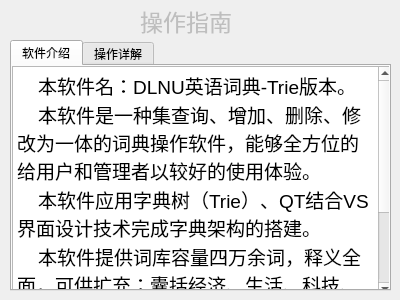
<?xml version="1.0" encoding="UTF-8"?>
<ui version="4.0">
 <class>help</class>
 <widget class="QWidget" name="help">
  <property name="geometry">
   <rect>
    <x>0</x>
    <y>0</y>
    <width>400</width>
    <height>300</height>
   </rect>
  </property>
  <property name="windowTitle">
   <string>Form</string>
  </property>
  <widget class="QLabel" name="label">
   <property name="enabled">
    <bool>false</bool>
   </property>
   <property name="geometry">
    <rect>
     <x>140</x>
     <y>0</y>
     <width>111</width>
     <height>41</height>
    </rect>
   </property>
   <property name="font">
    <font>
     <pointsize>17</pointsize>
    </font>
   </property>
   <property name="text">
    <string>操作指南</string>
   </property>
  </widget>
  <widget class="QTabWidget" name="tabWidget">
   <property name="geometry">
    <rect>
     <x>10</x>
     <y>40</y>
     <width>381</width>
     <height>251</height>
    </rect>
   </property>
   <property name="currentIndex">
    <number>0</number>
   </property>
   <widget class="QWidget" name="tab">
    <attribute name="title">
     <string>软件介绍</string>
    </attribute>
    <widget class="QTextBrowser" name="textBrowser">
     <property name="geometry">
      <rect>
       <x>0</x>
       <y>0</y>
       <width>381</width>
       <height>231</height>
      </rect>
     </property>
     <property name="html">
      <string>&lt;!DOCTYPE HTML PUBLIC &quot;-//W3C//DTD HTML 4.0//EN&quot; &quot;http://www.w3.org/TR/REC-html40/strict.dtd&quot;&gt;
&lt;html&gt;&lt;head&gt;&lt;meta name=&quot;qrichtext&quot; content=&quot;1&quot; /&gt;&lt;style type=&quot;text/css&quot;&gt;
p, li { white-space: pre-wrap; }
&lt;/style&gt;&lt;/head&gt;&lt;body style=&quot; font-family:'SimSun'; font-size:11.25pt; font-weight:400; font-style:normal;&quot;&gt;
&lt;p style=&quot; margin-top:0px; margin-bottom:0px; margin-left:0px; margin-right:0px; -qt-block-indent:0; text-indent:0px;&quot;&gt;&lt;span style=&quot; font-size:14pt;&quot;&gt;    本软件名：DLNU英语词典-Trie版本。&lt;/span&gt;&lt;/p&gt;
&lt;p style=&quot; margin-top:0px; margin-bottom:0px; margin-left:0px; margin-right:0px; -qt-block-indent:0; text-indent:0px;&quot;&gt;&lt;span style=&quot; font-size:14pt;&quot;&gt;    本软件是一种集查询、增加、删除、修改为一体的词典操作软件，能够全方位的给用户和管理者以较好的使用体验。&lt;/span&gt;&lt;/p&gt;
&lt;p style=&quot; margin-top:0px; margin-bottom:0px; margin-left:0px; margin-right:0px; -qt-block-indent:0; text-indent:0px;&quot;&gt;&lt;span style=&quot; font-size:14pt;&quot;&gt;    本软件应用字典树（Trie）、QT结合VS界面设计技术完成字典架构的搭建。&lt;/span&gt;&lt;/p&gt;
&lt;p style=&quot; margin-top:0px; margin-bottom:0px; margin-left:0px; margin-right:0px; -qt-block-indent:0; text-indent:0px;&quot;&gt;&lt;span style=&quot; font-size:14pt;&quot;&gt;    本软件提供词库容量四万余词，释义全面，可供扩充；囊括经济、生活、科技、艺术等多领域专业词汇，适用于学生、小型公司日常使用。&lt;/span&gt;&lt;/p&gt;
&lt;p style=&quot; margin-top:0px; margin-bottom:0px; margin-left:0px; margin-right:0px; -qt-block-indent:0; text-indent:0px;&quot;&gt;&lt;span style=&quot; font-size:14pt;&quot;&gt;    软件研发人：Defalt&lt;/span&gt;&lt;/p&gt;
&lt;p style=&quot; margin-top:0px; margin-bottom:0px; margin-left:0px; margin-right:0px; -qt-block-indent:0; text-indent:0px;&quot;&gt;&lt;span style=&quot; font-size:14pt;&quot;&gt;    软件研发日期：2021/12/14&lt;/span&gt;&lt;/p&gt;&lt;/body&gt;&lt;/html&gt;</string>
     </property>
    </widget>
    <widget class="QPushButton" name="pushButton">
     <property name="geometry">
      <rect>
       <x>0</x>
       <y>10</y>
       <width>75</width>
       <height>23</height>
      </rect>
     </property>
     <property name="text">
      <string>PushButton</string>
     </property>
    </widget>
    <zorder>pushButton</zorder>
    <zorder>textBrowser</zorder>
   </widget>
   <widget class="QWidget" name="tab_2">
    <attribute name="title">
     <string>操作详解</string>
    </attribute>
    <widget class="QTextBrowser" name="textBrowser_2">
     <property name="geometry">
      <rect>
       <x>0</x>
       <y>0</y>
       <width>381</width>
       <height>231</height>
      </rect>
     </property>
     <property name="html">
      <string>&lt;!DOCTYPE HTML PUBLIC &quot;-//W3C//DTD HTML 4.0//EN&quot; &quot;http://www.w3.org/TR/REC-html40/strict.dtd&quot;&gt;
&lt;html&gt;&lt;head&gt;&lt;meta name=&quot;qrichtext&quot; content=&quot;1&quot; /&gt;&lt;style type=&quot;text/css&quot;&gt;
p, li { white-space: pre-wrap; }
&lt;/style&gt;&lt;/head&gt;&lt;body style=&quot; font-family:'SimSun'; font-size:11.25pt; font-weight:400; font-style:normal;&quot;&gt;
&lt;p style=&quot; margin-top:0px; margin-bottom:0px; margin-left:0px; margin-right:0px; -qt-block-indent:0; text-indent:0px;&quot;&gt;&lt;span style=&quot; font-size:12pt;&quot;&gt;----------------------------------&lt;/span&gt;&lt;/p&gt;
&lt;p style=&quot; margin-top:0px; margin-bottom:0px; margin-left:0px; margin-right:0px; -qt-block-indent:0; text-indent:0px;&quot;&gt;&lt;span style=&quot; font-size:12pt;&quot;&gt;   下述介绍可能存在疏漏，若您使用时遇到任何疑惑而指南中无相关信息，希望您能给予谅解和支持，联系作者。&lt;/span&gt;&lt;/p&gt;
&lt;p style=&quot; margin-top:0px; margin-bottom:0px; margin-left:0px; margin-right:0px; -qt-block-indent:0; text-indent:0px;&quot;&gt;&lt;span style=&quot; font-size:12pt;&quot;&gt;----------------------------------&lt;/span&gt;&lt;/p&gt;
&lt;p style=&quot; margin-top:0px; margin-bottom:0px; margin-left:0px; margin-right:0px; -qt-block-indent:0; text-indent:0px;&quot;&gt;&lt;span style=&quot; font-size:12pt;&quot;&gt;   本软件致力于投入日常生活使用，故对使用者进行了分类（1.用户，2.管理者），下分身份进行操作详解：&lt;/span&gt;&lt;/p&gt;
&lt;p style=&quot; margin-top:0px; margin-bottom:0px; margin-left:0px; margin-right:0px; -qt-block-indent:0; text-indent:0px;&quot;&gt;&lt;span style=&quot; font-size:12pt; font-weight:600; font-style:italic;&quot;&gt;用户：&lt;/span&gt;&lt;/p&gt;
&lt;p style=&quot; margin-top:0px; margin-bottom:0px; margin-left:0px; margin-right:0px; -qt-block-indent:0; text-indent:0px;&quot;&gt;&lt;span style=&quot; font-size:12pt; font-weight:600; font-style:italic;&quot;&gt;  &lt;/span&gt;&lt;span style=&quot; font-size:12pt;&quot;&gt;受限于能力，版本1.0.0只提供给用户简单的翻译操作，且只能翻译基本单词（短语、句子、短文等翻译需求会在后续版本中更新，敬请期待...）。&lt;/span&gt;&lt;/p&gt;
&lt;p style=&quot; margin-top:0px; margin-bottom:0px; margin-left:0px; margin-right:0px; -qt-block-indent:0; text-indent:0px;&quot;&gt;&lt;span style=&quot; font-size:12pt;&quot;&gt;   对于翻译功能：用户在进入软件后，在指定位置输入想要查找的单词，以鼠标左键单击查询按钮或按下“Enter”键进行查询。用户只得在界面输入英文，且未输入情况下不能查询。&lt;/span&gt;&lt;/p&gt;
&lt;p style=&quot; margin-top:0px; margin-bottom:0px; margin-left:0px; margin-right:0px; -qt-block-indent:0; text-indent:0px;&quot;&gt;&lt;span style=&quot; font-size:12pt;&quot;&gt;   如您遇到了查询未果的情况，我们感到十分抱歉，系统会及时提交你的请求，在七个工作日内，管理人员会核实您的请求。若属实，会立刻将该单词及其标准释义添加进词库。&lt;/span&gt;&lt;/p&gt;
&lt;p style=&quot; margin-top:0px; margin-bottom:0px; margin-left:0px; margin-right:0px; -qt-block-indent:0; text-indent:0px;&quot;&gt;&lt;span style=&quot; font-size:12pt;&quot;&gt;   对于其他的功能：&lt;/span&gt;&lt;/p&gt;
&lt;p style=&quot; margin-top:0px; margin-bottom:0px; margin-left:0px; margin-right:0px; -qt-block-indent:0; text-indent:0px;&quot;&gt;&lt;span style=&quot; font-size:12pt;&quot;&gt;   菜单项：1.文件和操作两项不能对您开放，这涉及到软件底层资源的更改，请理解。&lt;/span&gt;&lt;/p&gt;
&lt;p style=&quot; margin-top:0px; margin-bottom:0px; margin-left:0px; margin-right:0px; -qt-block-indent:0; text-indent:0px;&quot;&gt;&lt;span style=&quot; font-size:12pt;&quot;&gt;   2.帮助（快捷键Alt+H），您可以通过点击或快捷键的方式打开帮助子菜单，通过其中的“操作指南（快捷键F1）”与“关于（快捷键F2）”两个快捷方式来快速的查询软件相关信息。更多的是，你可以通过点击作者联系方式，快速的将内容复制，以便联系作者。&lt;/span&gt;&lt;/p&gt;
&lt;p style=&quot; margin-top:0px; margin-bottom:0px; margin-left:0px; margin-right:0px; -qt-block-indent:0; text-indent:0px;&quot;&gt;&lt;span style=&quot; font-size:12pt;&quot;&gt;   以上是本软件1.0.0版本所提供给用户的全部体验功能，后续版本会更新更多的功能，敬请期待。感谢您的支持和阅读！&lt;/span&gt;&lt;/p&gt;
&lt;p style=&quot;-qt-paragraph-type:empty; margin-top:0px; margin-bottom:0px; margin-left:0px; margin-right:0px; -qt-block-indent:0; text-indent:0px; font-size:12pt;&quot;&gt;&lt;br /&gt;&lt;/p&gt;
&lt;p style=&quot; margin-top:0px; margin-bottom:0px; margin-left:0px; margin-right:0px; -qt-block-indent:0; text-indent:0px;&quot;&gt;&lt;span style=&quot; font-size:12pt;&quot;&gt;--如果您是管理者，请阅读以下内容--&lt;/span&gt;&lt;/p&gt;
&lt;p style=&quot;-qt-paragraph-type:empty; margin-top:0px; margin-bottom:0px; margin-left:0px; margin-right:0px; -qt-block-indent:0; text-indent:0px; font-size:12pt;&quot;&gt;&lt;br /&gt;&lt;/p&gt;
&lt;p style=&quot; margin-top:0px; margin-bottom:0px; margin-left:0px; margin-right:0px; -qt-block-indent:0; text-indent:0px;&quot;&gt;&lt;span style=&quot; font-size:12pt; font-weight:600; font-style:italic;&quot;&gt;管理者：&lt;/span&gt;&lt;/p&gt;
&lt;p style=&quot; margin-top:0px; margin-bottom:0px; margin-left:0px; margin-right:0px; -qt-block-indent:0; text-indent:0px;&quot;&gt;&lt;span style=&quot; font-size:12pt;&quot;&gt;   1.身份验证&lt;/span&gt;&lt;/p&gt;
&lt;p style=&quot; margin-top:0px; margin-bottom:0px; margin-left:0px; margin-right:0px; -qt-block-indent:0; text-indent:0px;&quot;&gt;&lt;span style=&quot; font-size:12pt;&quot;&gt;   本软件提供身份验证功能，使用者必须通过输入指定用户名和密码验证管理者身份，若&lt;/span&gt;&lt;span style=&quot; font-size:12pt; font-weight:600;&quot;&gt;验证不通过则不可执行管理者功能&lt;/span&gt;&lt;span style=&quot; font-size:12pt;&quot;&gt;。以此维护词库安全。管理者身份验证系统信息请咨询作者，联系方式：QQ：844191153。&lt;/span&gt;&lt;/p&gt;
&lt;p style=&quot; margin-top:0px; margin-bottom:0px; margin-left:0px; margin-right:0px; -qt-block-indent:0; text-indent:0px;&quot;&gt;&lt;span style=&quot; font-size:12pt;&quot;&gt;   2.插入单词&lt;/span&gt;&lt;/p&gt;
&lt;p style=&quot; margin-top:0px; margin-bottom:0px; margin-left:0px; margin-right:0px; -qt-block-indent:0; text-indent:0px;&quot;&gt;&lt;span style=&quot; font-size:12pt;&quot;&gt;   插入单词功能仅提供给管理者。插入单词功能需要提供完整的单词、词性、释义。若不能提供，则不能插入。确认信息后，可&lt;/span&gt;&lt;span style=&quot; font-size:12pt; font-weight:600;&quot;&gt;通过点击“确认”按钮会敲击“Enter”键&lt;/span&gt;&lt;span style=&quot; font-size:12pt;&quot;&gt;，系统会检查词库，若已有重复，会提示。若无,则会执行插入操作。&lt;/span&gt;&lt;/p&gt;
&lt;p style=&quot; margin-top:0px; margin-bottom:0px; margin-left:0px; margin-right:0px; -qt-block-indent:0; text-indent:0px;&quot;&gt;&lt;span style=&quot; font-size:12pt;&quot;&gt;   界面提供的取消按钮可关闭当前页面，&lt;/span&gt;&lt;span style=&quot; font-size:12pt; font-weight:600;&quot;&gt;通过单击“取消”按钮或敲击“Esc”键&lt;/span&gt;&lt;span style=&quot; font-size:12pt;&quot;&gt;，可关闭。&lt;/span&gt;&lt;/p&gt;
&lt;p style=&quot; margin-top:0px; margin-bottom:0px; margin-left:0px; margin-right:0px; -qt-block-indent:0; text-indent:0px;&quot;&gt;&lt;span style=&quot; font-size:12pt;&quot;&gt;   3.删除单词&lt;/span&gt;&lt;/p&gt;
&lt;p style=&quot; margin-top:0px; margin-bottom:0px; margin-left:0px; margin-right:0px; -qt-block-indent:0; text-indent:0px;&quot;&gt;&lt;span style=&quot; font-size:12pt;&quot;&gt;   删除单词功能需要管理者提供单词，确认信息后，通过单击“确认”按钮或敲击“Enter”键，系统会检查词库，若存在单词，会执行删除操作。若无,则会提示。&lt;/span&gt;&lt;/p&gt;
&lt;p style=&quot; margin-top:0px; margin-bottom:0px; margin-left:0px; margin-right:0px; -qt-block-indent:0; text-indent:0px;&quot;&gt;&lt;span style=&quot; font-size:12pt;&quot;&gt;   界面提供的取消按钮可关闭当前页面，&lt;/span&gt;&lt;span style=&quot; font-size:12pt; font-weight:600;&quot;&gt;通过单击“取消”按钮或敲击“Esc”键&lt;/span&gt;&lt;span style=&quot; font-size:12pt;&quot;&gt;，可关闭。&lt;/span&gt;&lt;/p&gt;
&lt;p style=&quot; margin-top:0px; margin-bottom:0px; margin-left:0px; margin-right:0px; -qt-block-indent:0; text-indent:0px;&quot;&gt;&lt;span style=&quot; font-size:12pt;&quot;&gt;   4.更改单词&lt;/span&gt;&lt;/p&gt;
&lt;p style=&quot; margin-top:0px; margin-bottom:0px; margin-left:0px; margin-right:0px; -qt-block-indent:0; text-indent:0px;&quot;&gt;&lt;span style=&quot; font-size:12pt;&quot;&gt;   更该单词功能需要管理者提供相应信息。进入界面后需首先选择需求（更该单词、更改释义、添加释义）。选择对应需求后，除次功能之外的信息填充框会禁止编辑。若想重置，可&lt;/span&gt;&lt;span style=&quot; font-size:12pt; font-weight:600;&quot;&gt;点击页面提供的“重置”按钮&lt;/span&gt;&lt;span style=&quot; font-size:12pt;&quot;&gt;进行重置页面信息。&lt;/span&gt;&lt;/p&gt;
&lt;p style=&quot; margin-top:0px; margin-bottom:0px; margin-left:0px; margin-right:0px; -qt-block-indent:0; text-indent:0px;&quot;&gt;&lt;span style=&quot; font-size:12pt;&quot;&gt;   确认信息后，&lt;/span&gt;&lt;span style=&quot; font-size:12pt; font-weight:600;&quot;&gt;通过单击“确认”按钮或敲击“Enter”键&lt;/span&gt;&lt;span style=&quot; font-size:12pt;&quot;&gt;，系统会检查词库，若存在会执行操作；否则，弹出提示。&lt;/span&gt;&lt;/p&gt;
&lt;p style=&quot; margin-top:0px; margin-bottom:0px; margin-left:0px; margin-right:0px; -qt-block-indent:0; text-indent:0px;&quot;&gt;&lt;span style=&quot; font-size:12pt;&quot;&gt;   界面提供的取消按钮可关闭当前页面，&lt;/span&gt;&lt;span style=&quot; font-size:12pt; font-weight:600;&quot;&gt;通过单击“取消”按钮或敲击“Esc”键&lt;/span&gt;&lt;span style=&quot; font-size:12pt;&quot;&gt;，可关闭。&lt;/span&gt;&lt;/p&gt;&lt;/body&gt;&lt;/html&gt;</string>
     </property>
    </widget>
   </widget>
  </widget>
 </widget>
 <resources/>
 <connections/>
</ui>
